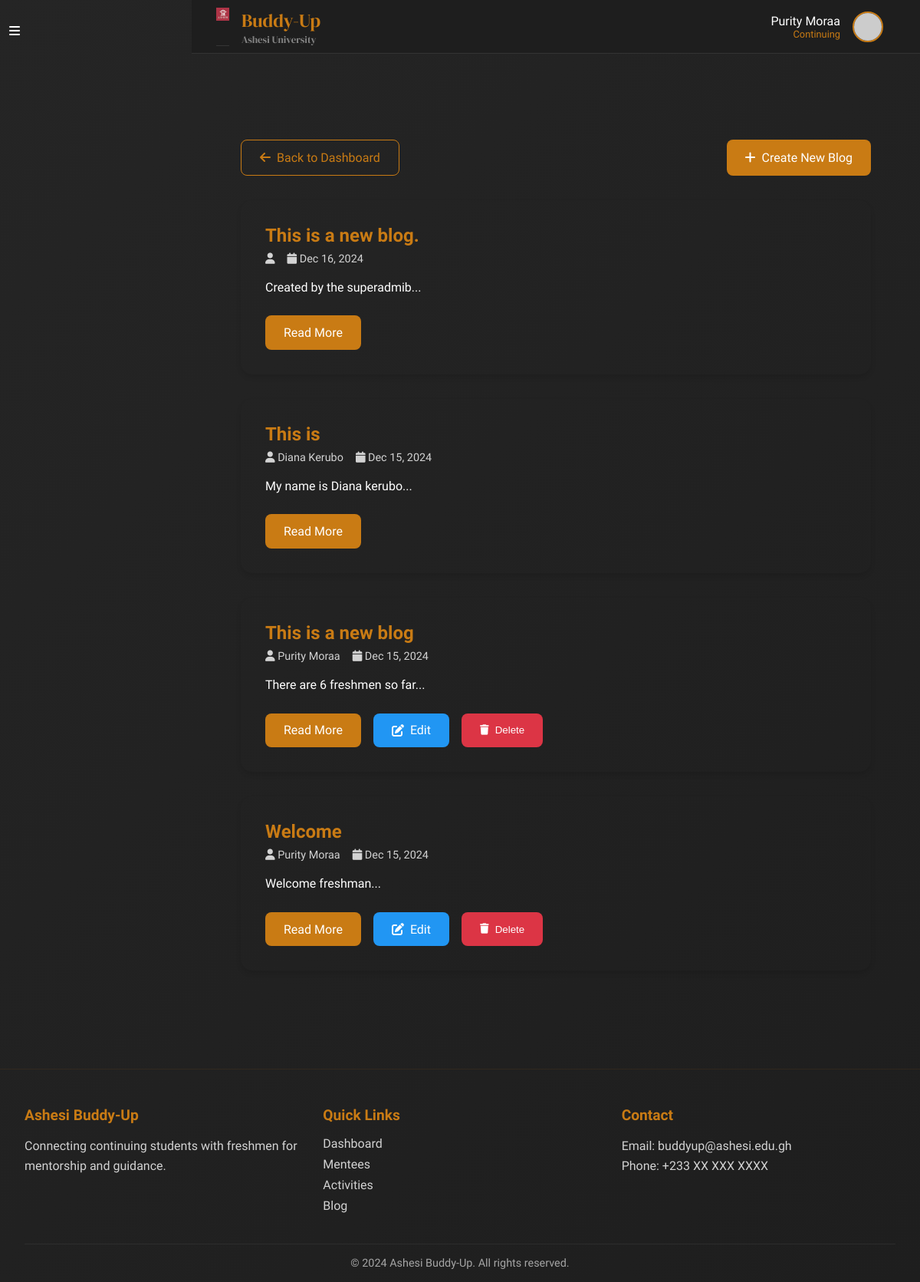
Screenshot of /dashboard/student/blog/index.php (signed in) with the database file from the repository.
### tables this page shows
CREATE TABLE `blog_posts` (
  `post_id` int(11) NOT NULL,
  `user_id` int(11) DEFAULT NULL,
  `title` varchar(255) NOT NULL,
  `content` text NOT NULL,
  `created_at` timestamp NOT NULL DEFAULT current_timestamp(),
  `updated_at` timestamp NOT NULL DEFAULT current_timestamp() ON UPDATE current_timestamp()
);

### dashboard/student/blog/index.php (the view, shortened to what this page needs)
<?php
require_once '../../../db/database.php';
$user_id = $_SESSION['user_id'];
try {
    $stmt = $pdo->prepare("
        SELECT
            bp.*,
            CASE
                WHEN cs.full_name IS NOT NULL THEN cs.full_name
                WHEN fs.full_name IS NOT NULL THEN fs.full_name
            END as author_name
        FROM blog_posts bp
        LEFT JOIN continuing_student_details cs ON bp.user_id = cs.user_id
        LEFT JOIN freshman_details fs ON bp.user_id = fs.user_id
        ORDER BY bp.created_at DESC
    ");
    $stmt->execute();
    $blog_posts = $stmt->fetchAll();
} catch (PDOException $e) {
    error_log("Error: " . $e->getMessage());
    $_SESSION['error'] = "An error occurred while fetching blog posts.";
}
include '../../includes/header.php';
include '../../includes/sidebar.php';
?>
<div class="main-content">
    <div class="content-wrapper">
        <div class="navigation-buttons">
            <a href="../index.php" class="btn btn-secondary">
                <i class="fas fa-arrow-left"></i> Back to Dashboard
            </a>
            <a href="create.php" class="btn btn-primary">
                <i class="fas fa-plus"></i> Create New Blog
            </a>
        </div>
        <div class="blog-posts">
            <?php if (count($blog_posts) > 0): ?>
                <?php foreach ($blog_posts as $post): ?>
                    <div class="blog-card">
                        <div class="blog-header">
                            <h3><?php echo htmlspecialchars($post['title']); ?></h3>
                            <div class="blog-meta">
                                <span class="author">
                                    <i class="fas fa-user"></i>
                                    <?php echo htmlspecialchars($post['author_name']); ?>
                                </span>
                                <span class="date">
                                    <i class="fas fa-calendar"></i>
                                    <?php echo date('M d, Y', strtotime($post['created_at'])); ?>
                                </span>
                            </div>
                        </div>
                        <div class="blog-preview">
                            <?php
                                $preview = substr(strip_tags($post['content']), 0, 200);
                                echo htmlspecialchars($preview) . '...';
                            ?>
                        </div>
                        <div class="blog-actions">
                            <a href="view.php?id=<?php echo $post['post_id']; ?>" class="btn btn-view">
                                Read More
                            </a>
                            <?php if ($post['user_id'] == $user_id): ?>
                                <a href="edit.php?id=<?php echo $post['post_id']; ?>" class="btn btn-edit">
                                    <i class="fas fa-edit"></i> Edit
                                </a>
                                <button onclick="deleteBlogPost(<?php echo $post['post_id']; ?>)" class="btn btn-delete">
                                    <i class="fas fa-trash"></i> Delete
                                </button>
                            <?php endif; ?>
                        </div>
                    </div>
                <?php endforeach; ?>
            <?php endif; ?>
        </div>
    </div>
</div>
<?php include '../../includes/footer.php'; ?>

### dashboard/includes/header.php (style rules this page uses)
:root { --darker-bg: #121212; --dark-bg: #1E1E1E; --medium-bg: #252525; --light-bg: #2D2D2D; --lighter-bg: #333333; --text-primary: #FFFFFF; --text-secondary: #B3B3B3; --text-muted: #808080; --accent-orange: #C97B14; --accent-orange-light: #E69B3A; --accent-orange-dark: #A66610; --sidebar-width: 250px; --header-height: 70px; }
* { margin: 0; padding: 0; box-sizing: border-box; }
body { font-family: "Arimo", sans-serif; background-color: var(--medium-bg); color: var(--text-primary); min-height: 100vh; }
.main-content { margin-top: var(--header-height); margin-left: var(--sidebar-width); min-height: calc(100vh - var(--header-height)); padding: 2rem; background: var(--medium-bg); }
.main-content::before { content: ''; position: fixed; top: 0; left: 0; right: 0; bottom: 0; background: linear-gradient(135deg, var(--medium-bg), var(--dark-bg)); z-index: -1; }

### dashboard/includes/sidebar.php (style rules this page uses)
.main-content { margin-left: 40px; transition: margin-left 0.3s ease; }

### dashboard/student/blog/index.php (style rules this page uses)
.main-content { padding-top: 80px; margin-left: var(--sidebar-width); min-height: 100vh; background: var(--background); }
.content-wrapper { max-width: 1000px; margin: 0 auto; padding: 2rem; }
.navigation-buttons { display: flex; justify-content: space-between; margin-bottom: 2rem; gap: 1rem; }
.btn { display: inline-flex; align-items: center; gap: 0.5rem; padding: 0.8rem 1.5rem; border-radius: 8px; font-weight: 500; cursor: pointer; transition: all 0.3s ease; text-decoration: none; border: none; }
.btn-primary { background: var(--accent-orange); color: var(--white); }
.btn-secondary { background: var(--dark-gray); color: var(--accent-orange); border: 1px solid var(--accent-orange); }
.blog-posts { display: grid; gap: 2rem; }
.blog-card { background: var(--dark-gray); padding: 2rem; border-radius: 15px; box-shadow: 0 4px 6px rgba(0, 0, 0, 0.1); transition: transform 0.3s ease; }
.blog-header h3 { color: var(--accent-orange); margin-bottom: 0.5rem; font-size: 1.5rem; }
.blog-meta { display: flex; gap: 1rem; color: var(--white); opacity: 0.8; font-size: 0.9rem; margin-bottom: 1rem; }
.blog-preview { color: var(--white); line-height: 1.6; margin-bottom: 1.5rem; }
.blog-actions { display: flex; gap: 1rem; flex-wrap: wrap; }
.btn-view { background: var(--accent-orange); color: var(--white); }
.btn-edit { background: #2196F3; color: var(--white); }
.btn-delete { background: #dc3545; color: var(--white); }

### rows the page displays
blog_posts: title "This is a new blog.", created_at "Dec 16, 2024", content "Created by the superadmib"
blog_posts: title "This is", author_name "Diana Kerubo", created_at "Dec 15, 2024", content "My name is Diana kerubo"
blog_posts: title "This is a new blog", author_name "Purity Moraa", created_at "Dec 15, 2024", content "There are 6 freshmen so far"
blog_posts: title "Welcome", author_name "Purity Moraa", created_at "Dec 15, 2024", content "Welcome freshman"

### other values shown
$_SESSION['full_name'] "Purity Moraa"
$_SESSION['role'] "Continuing"
